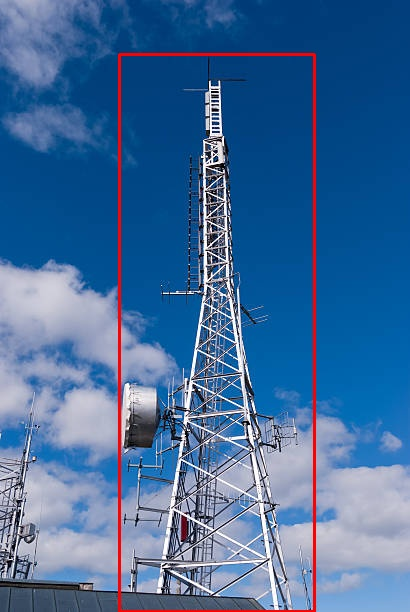
#> input picture Data/Processed/image_1007.jpg, 410 x 612 px
$ python -i model_v6.py   (imports and definitions only)
#> lines starting #> are read from the running program, lines starting #| are printed output that depends on the picture; after the words box and inside, x2 and y2 are one past the last pixel; in counts of white or black regions, pixels touching at a corner belong together
#> further down, picture is the input picture: shape (612, 410, 3); mean B, G, R 155, 107.9, 66.1
import os
import json
import cv2
import numpy as np
import tensorflow as tf
import random

RAW_DIR = 'Data/Raw/tower'
PROCESSED_DIR = 'Data/Processed'
BBOX_FILE = "Data/bounding_boxes_list.json"

BATCH_SIZE = 8
LEARNING_RATE = 0.0005
EPOCHS = 50

def preprocess_image(img):
    # Convert to grayscale
    gray = cv2.cvtColor(img, cv2.COLOR_BGR2GRAY)
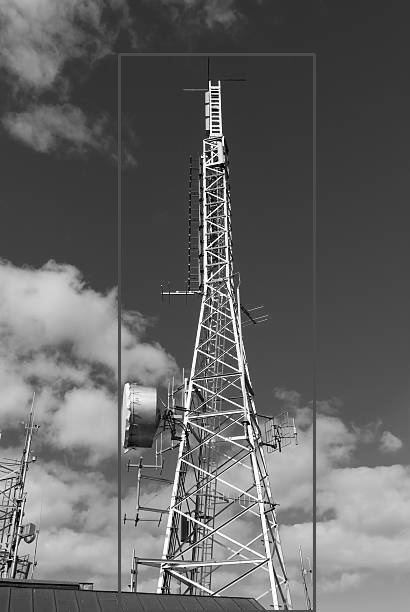
#> gray: shape (612, 410); min 0, max 255, mean 100.8
    # Apply Gaussian blur
    blurred = cv2.GaussianBlur(gray, (5, 5), 0)
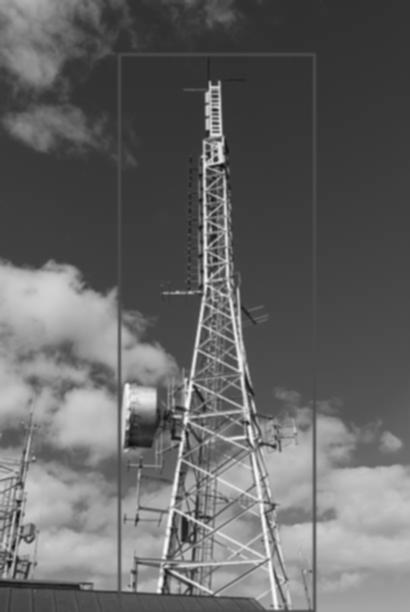
#> blurred: shape (612, 410); min 13, max 248, mean 100.8
    # Edge detection
    edges = cv2.Canny(blurred, 50, 150)
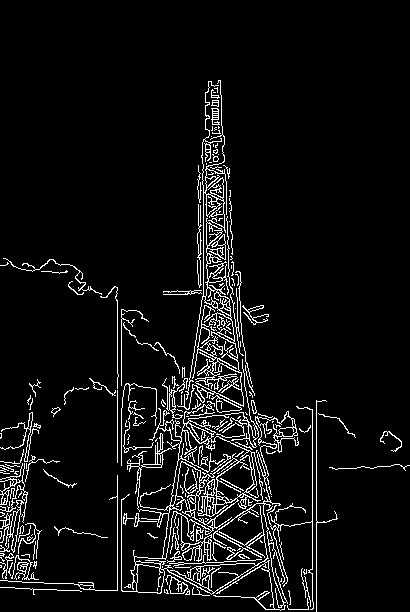
#> edges: shape (612, 410); 6.4% white in thin lines or dots, all inside (x1, y1, x2, y2) = (0, 80, 410, 612)
    # Find contours
    contours, _ = cv2.findContours(edges, cv2.RETR_EXTERNAL, cv2.CHAIN_APPROX_SIMPLE)
#> contours = 177 contours, 150 with area under 20; largest, box (x1, y1, x2, y2) and area: (121, 359, 299, 611) 9763, (177, 80, 244, 410) 4148, (0, 500, 24, 553) 322, (211, 395, 242, 413) 224, (165, 575, 190, 595) 210
    # Draw contours
    shape_image = np.zeros_like(gray)
    cv2.drawContours(shape_image, contours, -1, (255,255,255), 2)
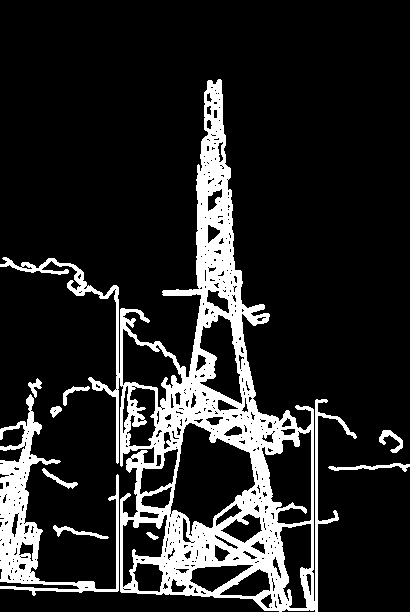
#> shape_image: shape (612, 410); 15.1% white; 10 white regions, largest, box (x1, y1, x2, y2) and area: (0, 79, 357, 612) 31185, (0, 394, 119, 596) 5468, (328, 463, 410, 472) 289
    return shape_image

# GPU Setup
# [1 line that did not run here, left out]
# [6 lines not run here, left out]

# [30 lines left out: function build_model, not called in this run]

class TowerDataset(tf.keras.utils.Sequence):
    # [9 lines left out: function __init__, not called in this run]

    def __len__(self):
        return int(np.ceil(len(self.files) / self.batch_size))

    # [35 lines left out: function __getitem__, not called in this run]

# [41 lines not run here, left out]

>>> import cv2
>>> picture = cv2.imread('../Data/Processed/image_1007.jpg')
>>> result = preprocess_image(picture)

$ run again, on Data/Processed/image_1138.jpg
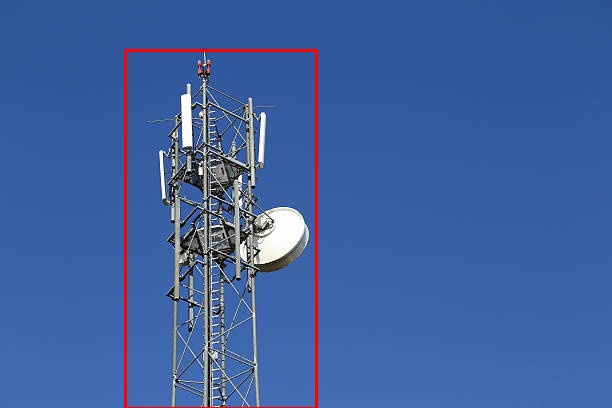
#> input picture Data/Processed/image_1138.jpg, 612 x 408 px
#> picture is the input picture: shape (408, 612, 3); mean B, G, R 160.5, 97.1, 64
#> in preprocess_image, `edges = cv2.Canny(blurred, 50, 150)`:
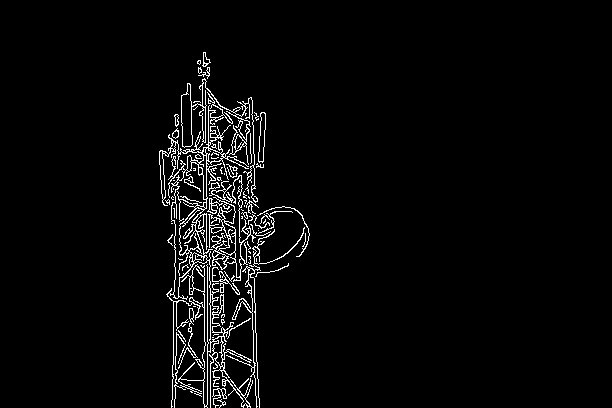
#> edges: shape (408, 612); 3.2% white in thin lines or dots, all inside (x1, y1, x2, y2) = (159, 52, 310, 408)
#> contours = 71 contours, 56 with area under 20; largest, box (x1, y1, x2, y2) and area: (159, 92, 253, 408) 6158, (181, 78, 258, 203) 987, (208, 175, 256, 282) 730, (258, 112, 266, 163) 231, (226, 227, 305, 408) 170
#> in preprocess_image, `cv2.drawContours(shape_image, contours, -1, (255,255,255), 2)`:
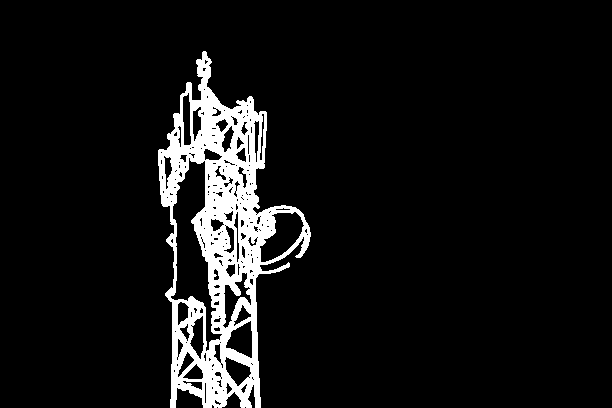
#> shape_image: shape (408, 612); 7.7% white; 1 white region, box (x1, y1, x2, y2) and area: (158, 51, 311, 408) 19295

$ run again, on Data/Processed/image_1152.jpg
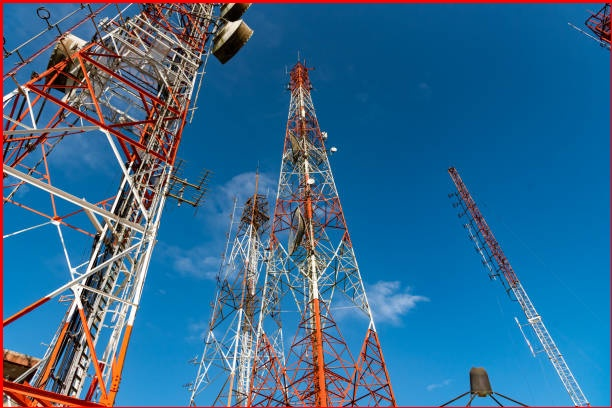
#> input picture Data/Processed/image_1152.jpg, 612 x 408 px
#> picture is the input picture: shape (408, 612, 3); mean B, G, R 145.9, 106.3, 51
#> in preprocess_image, `edges = cv2.Canny(blurred, 50, 150)`:
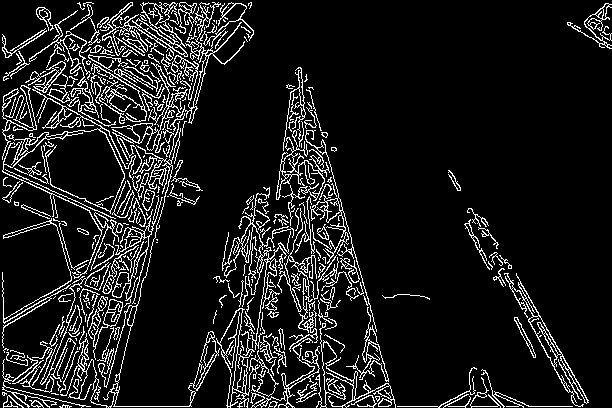
#> edges: shape (408, 612); 10.7% white in thin lines or dots
#> contours = 292 contours, 220 with area under 20; largest, box (x1, y1, x2, y2) and area: (216, 308, 279, 408) 1364, (100, 2, 188, 57) 1232, (111, 2, 254, 161) 1170, (504, 273, 589, 407) 1120, (60, 128, 196, 408) 812
#> in preprocess_image, `cv2.drawContours(shape_image, contours, -1, (255,255,255), 2)`:
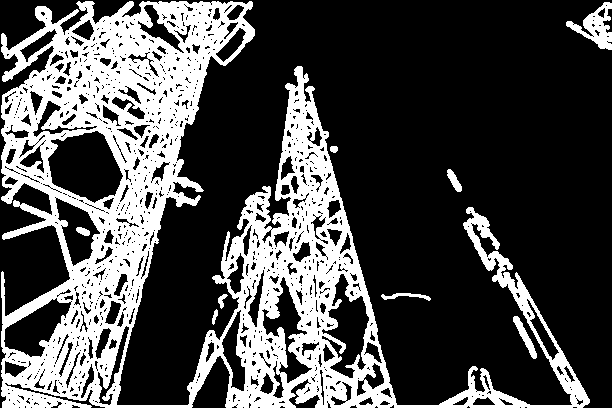
#> shape_image: shape (408, 612); 29.6% white; 9 white regions, largest, box (x1, y1, x2, y2) and area: (1, 1, 590, 408) 72052, (566, 2, 612, 50) 926, (513, 316, 537, 359) 307
